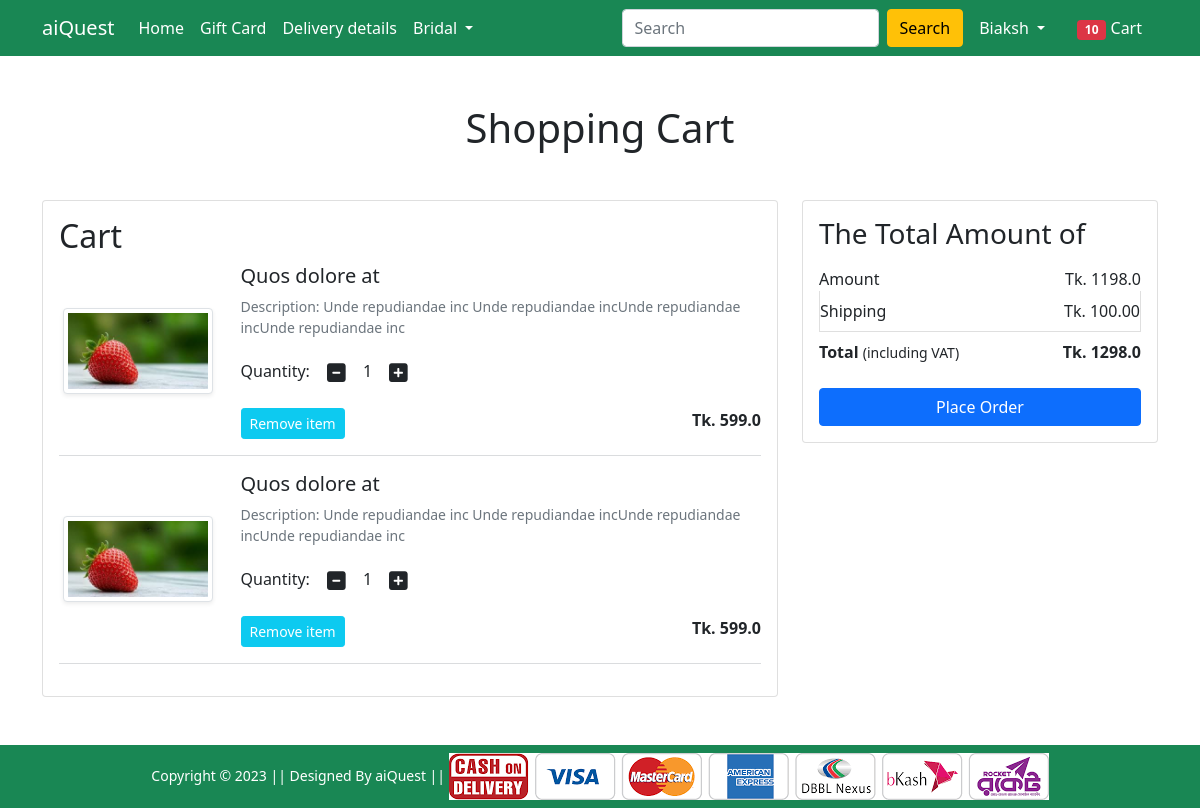
/cart/ (signed in), run on an earlier commit of the app's database.
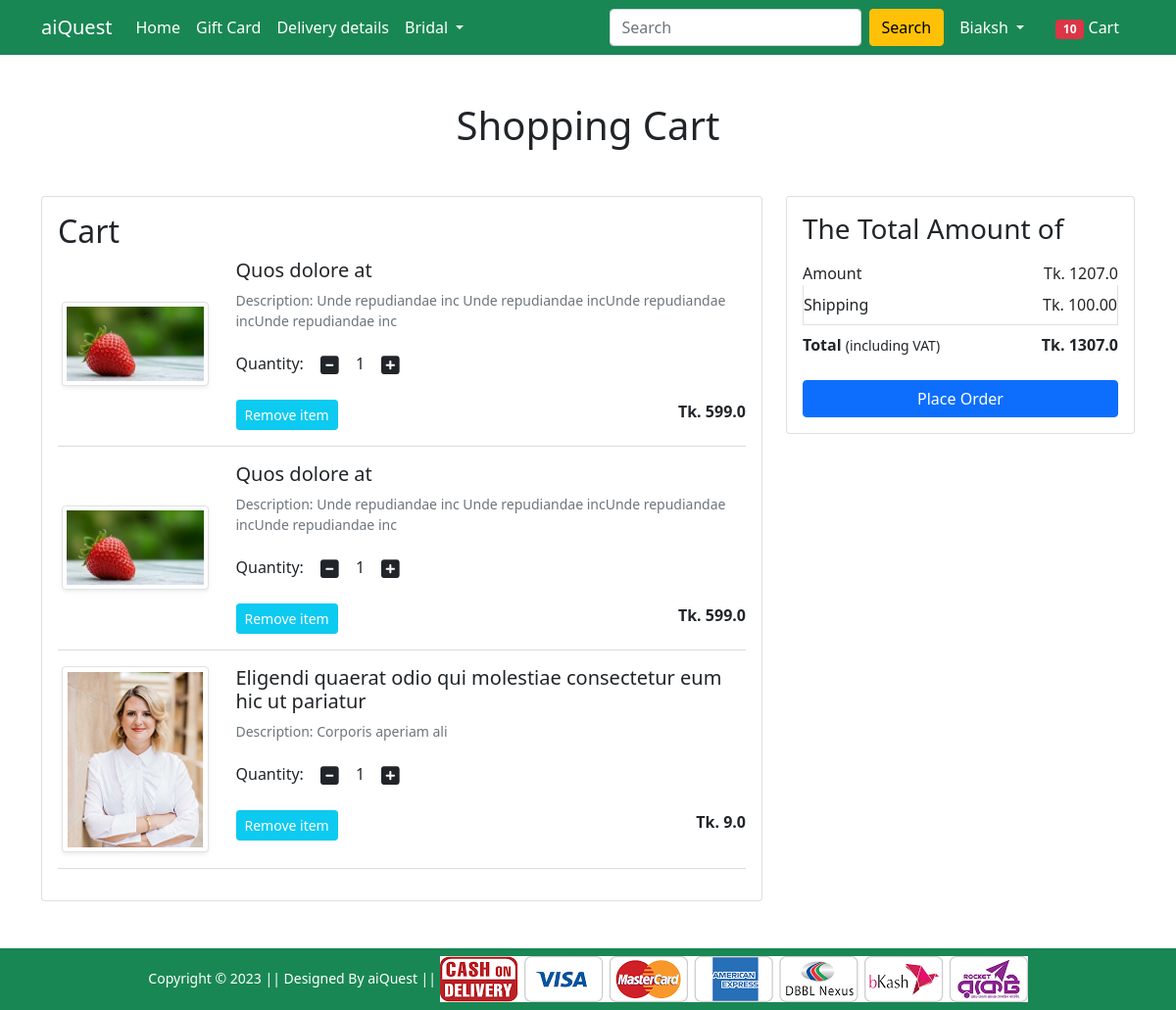
And on a later commit of the database.
### Shop/models.py (models this page shows, shortened)
class Card(models.Model):
    user = models.ForeignKey(User, on_delete=models.CASCADE)
    product = models.ForeignKey(Product, on_delete=models.CASCADE)
    quantity = models.PositiveIntegerField(default=1)

class Product(models.Model):
    title = models.CharField(max_length=300)
    selling_price = models.FloatField()
    discounted_price = models.FloatField()
    description = models.TextField()
    brand = models.CharField(max_length=40)
    category = models.CharField(choices=CATEGORY_CHOICES , max_length=3)
    product_image = models.ImageField(upload_to='productImg')

### Shop/views.py (the view)
# urls.py: path('cart/', views.show_card, name="show_cart"),
def show_card(request):
 if request.user.is_authenticated:
  user =request.user
  amount = 0
  shipping_amount =100
  total_amount = 0
  cart_product = [p for p in Card.objects.all() if p.user == user]
  if cart_product:
   for p in cart_product:
    temp_amount = (p.quantity * p.product.discounted_price)
    amount = temp_amount + amount
    totalamount = amount + shipping_amount
  else:
   return render(request, 'Shop/emptycart.html')
  cart = Card.objects.filter(user=user)
  return render(request, 'Shop/addtocart.html', {'carts':cart, 'totalamount': totalamount, 'amount':amount})

### Shop/templates/Shop/addtocart.html (shortened to what this page needs)
{% extends 'Shop/base.html' %}
{% load static %}
{% block main-content %}
<div class="container my-5">
    <div class="row">
        <h1 class="text-center mb-5">Shopping Cart</h1>
        <div class="col-sm-8">
            <div class="card">
                <div class="card-body">
                    <h2>Cart </h2>
                    {% for cart in carts %}
                    <div class="row">
                        <div class="col-sm-3 text-center align-self-center"><img
                                src="{{cart.product.product_image.url}}" alt="" srcset=""
                                class="img-fluid img-thumbnail shadow-sm" height="150" width="150"> </div>
                        <div class="col-sm-9">
                            <div>
                                <h5>{{cart.product.title}}</h5>
                                <p class="mb-2 text-muted small">Description: {{cart.product.description}}</p>
                                <div class="my-3">
                                    <label for="quantity">Quantity:</label>
                                    <a pid="{{cart.product.id}}" class="minus-cart btn"><i class="fas fa-minus-square fa-lg"></i></a>
                                    <span id="quantity">{{cart.quantity}}</span>
                                    <a pid="{{cart.product.id}}" class="plus-cart btn"><i class="fas fa-plus-square fa-lg"></i></a>
                                </div>
                                <div class="d-flex justify-content-between">
                                    <a pid="{{cart.product.id}}" href="#" class="btn btn-sm btn-info remove-cart  text-white mr-3">Remove item </a>
                                    <p class="mb-0"><span><strong>Tk. {{cart.product.discounted_price}}</strong></span></p>
                                </div>
                            </div>
                        </div>
                    </div>
                    <hr class="text-muted">
                     {% endfor %}
                </div>
            </div>
        </div>
        <div class="col-sm-4">
            <div class="card">
                <div class="card-body">
                    <h3>The Total Amount of</h3>
                    <ul class="list-group">
                        <li
                            class="list-group-item d-flex justify-content-between align-items-center border-0 px-0 pb-0">
                            Amount<span >Tk. <span id="amount">{{amount}}</span></span></li>
                        <li class="list-group-item d-flex justify-content-between align-items-center px-0">
                            Shipping<span>Tk. 100.00</span></li>
                        <li
                            class="list-group-item d-flex justify-content-between align-items-center border-0 px-0 mb-3">
                            <div>
                                <strong>Total</strong> <small>(including VAT)</small>
                            </div>
                            <span><strong>Tk. <strong id="totalamount"> {{totalamount}}</strong> </strong></span>
                        </li>
                    </ul>
                    <div class="d-grid"><a href="{% url 'checkout' %}" class="btn btn-primary">Place Order</a></div>
                </div>
            </div>
        </div>
    </div>
</div>
{% endblock main-content %}

### Shop/templates/Shop/base.html (shortened to what this page needs)
<!doctype html>
{% load static %}
<html lang="en">
<head>
    <link href="https://cdn.jsdelivr.net/npm/bootstrap@5.0.0-beta1/dist/css/bootstrap.min.css" rel="stylesheet"
>
    <link rel="stylesheet" href="{% static 'Shop/css/owl.carousel.min.css' %}">
    <link rel="stylesheet" href="{% static 'Shop/css/all.min.css' %}">
    <link rel="stylesheet" href="{% static 'Shop/css/style.css' %}">
</head>
<body>
    <nav class="navbar navbar-expand-lg navbar-dark bg-success">
        <div class="container">
            <a class="navbar-brand" href="/">aiQuest</a>
            <div class="collapse navbar-collapse" id="navbarSupportedContent">
                <ul class="navbar-nav me-auto mb-2 mb-lg-0">
                    <li class="nav-item">
                        <a class="nav-link active" aria-current="page" href="/">Home</a>
                    </li>
                    <li class="nav-item">
                        <a class="nav-link active" aria-current="page" href="#">Gift Card</a>
                    </li>
                    <li class="nav-item">
                        <a class="nav-link active" aria-current="page" href="#">Delivery details</a>
                    </li>
                    <li class="nav-item dropdown">
                        <a class="nav-link dropdown-toggle text-white" href="#" id="electronicsDropdown" role="button"
                            data-bs-toggle="dropdown" aria-expanded="false">
                            Bridal
                        </a>
                    </li>
                </ul>
                <form class="d-flex">
                    <input class="form-control me-2" type="search" placeholder="Search" aria-label="Search">
                    <button class="btn btn-warning" type="submit">Search</button>
                </form>
                <div>
                    <ul class="navbar-nav me-auto mb-2 mb-lg-0">
                        {% if request.user.is_authenticated %}
                        <li class="nav-item dropdown mx-2">
                            <a class="nav-link dropdown-toggle text-white" href="#" id="profileDropdown" role="button"
                                data-bs-toggle="dropdown" aria-expanded="false">
                                {{request.user|capfirst}}
                            </a>
                        </li>
                        <li class="nav-item mx-2">
                            <a href="{% url 'show_cart' %}" class="nav-link text-white"><span
                                    class="badge bg-danger">10</span> Cart </a>
                        </li>
                        {% endif %}
                    </ul>
                </div>
            </div>
        </div>
    </nav>
    {% block main-content %} {% endblock main-content %}
    <footer class="container-fluid bg-success text-center p-2 mt-5">
        <small class="text-white">Copyright &copy; 2023 || Designed By aiQuest || </small>
        <img src="{% static 'Shop/images/paymentlogo.png' %}" alt="" srcset="" class="img-fluid" height="2px">
    </footer>
</body>
</html>

What changed in the data, as far as the page shows it:
added Card: product.product_image (picture), product "Eligendi quaerat odio qui molestiae consectetur eum hic ut pariatur", product.description "Corporis aperiam ali", quantity "1", product.discounted_price "9.0"
Also different on the page:
{{ amount }}: "1198.0" → "1207.0"
{{ totalamount }}: "1298.0" → "1307.0"
